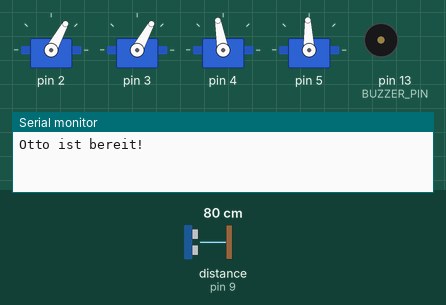
Bench run of a sketch on a simulated Arduino Uno, built with avr-gcc and run on an emulated ATmega328P. Parts: 4 × servo, buzzer (waves = sounding, pin HIGH), the last lines printed to the serial monitor. Wiring (inferred from the names in the program): ultrasonic range finder: trigger pin 8; echo pin 9. The inputs (shaded band) are chosen by the test bench; at power-on: distance to the obstacle (sensor on pin 9) 80 cm. The echo pulse lasts 58.3 µs per cm; random numbers use the default seed unless the sketch sets one; pins used as bus, display or sensor lines are not drawn.

Above: at 1.7 s.
1.8 s: distance to the obstacle (sensor on pin 9) set to 2 cm
At 5.1 s:
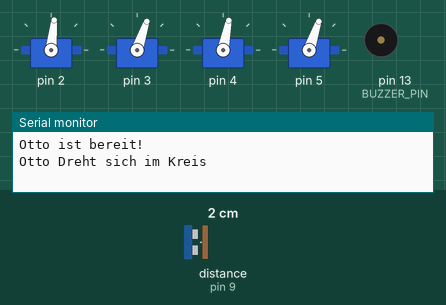
5.3 s: distance to the obstacle (sensor on pin 9) set to 35 cm
At 5.52 s:
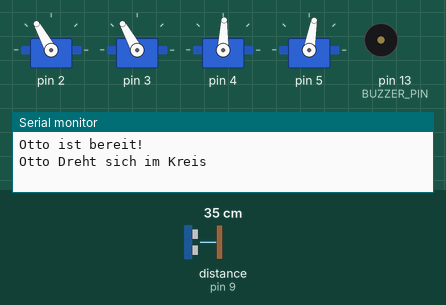
10.9 s: distance to the obstacle (sensor on pin 9) set to 250 cm
16.5 s: distance to the obstacle (sensor on pin 9) set to 4 cm
At 18.39 s:
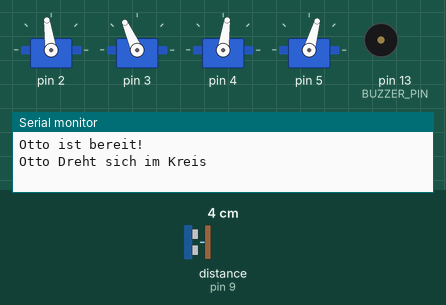
Timing chart, 0 to 36.8 s (numbered marks = the images above; inputs shaded):
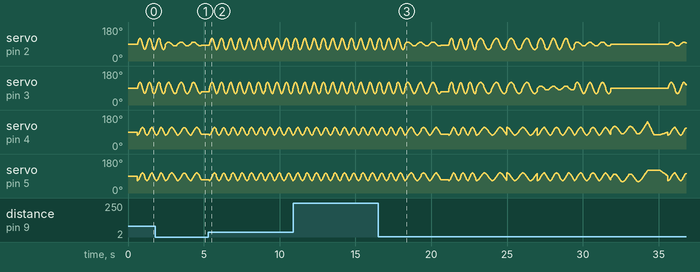

The sketch:

Finale_Version.ino
```cpp
#include <Otto.h>
#include <SoftwareSerial.h>

// Otto Initialisierung
Otto Otto;

#define LeftLeg 2
#define RightLeg 3
#define LeftFoot 4
#define RightFoot 5
#define BUZZER_PIN 13
#define DIN A3 // Data In pin
#define CS A2  // Chip Select pin
#define CLK A1 // Clock pin
#define Orientation 1

// Ultraschallsensor Pins
#define SENDEN 8
#define ECHO 9
long Entfernung = 0;

// Bluetooth Pins
#define BT_RX_PIN 10
#define BT_TX_PIN 11
SoftwareSerial BTSerial(BT_RX_PIN, BT_TX_PIN);

// Timing-Variablen
unsigned long lastWalkTime = 0;
unsigned long lastDanceTime = 0;
unsigned long lastDistanceCheck = 0;
unsigned long danceDelay = 0;  // Zufällige Tanzverzögerung
const unsigned long walkInterval = 50;
const unsigned long distanceInterval = 500;

// Zufälliger Modus
bool autoMode = true;

void setup() {
  Otto.init(LeftLeg, RightLeg, LeftFoot, RightFoot, true, BUZZER_PIN);
  Otto.initMATRIX(DIN, CS, CLK, Orientation);
  Otto.home();
  delay(50);

  pinMode(SENDEN, OUTPUT);
  pinMode(ECHO, INPUT);
  pinMode(BUZZER_PIN, OUTPUT);

  Serial.begin(9600);
  BTSerial.begin(9600);

  // Startzeit setzen
  lastWalkTime = millis();
  lastDanceTime = millis();
  danceDelay = random(10000, 20000); // 10-20 Sekunden für den nächsten Tanz

  Serial.println("Otto ist bereit!");
}

void loop() {
  unsigned long currentMillis = millis();

  // Automodus aktiv
  if (autoMode) {
    // 1. Abstand prüfen (alle 500 ms)
    if (currentMillis - lastDistanceCheck >= distanceInterval) {
      lastDistanceCheck = currentMillis;

      Entfernung = measureDistance();
      if (Entfernung < 25) {
        Otto.turn(3, 800, -1);  // Dreht sich bei Hindernis
        Serial.println("Otto Dreht sich im Kreis ");
        delay(500);
      }
    }

    // 2. Otto läuft (alle 50 ms)
    if (currentMillis - lastWalkTime >= walkInterval) {
      lastWalkTime = currentMillis;
      Otto.walk(3, 600, 1);  // Gehen
    }

    // 3. Otto tanzt zu einer zufälligen Zeit
    if (currentMillis - lastDanceTime >= danceDelay) {
      lastDanceTime = currentMillis;
      danceDelay = random(3000, 10000); // Neues zufälliges Intervall setzen
      Otto.walk(2, 1000, 1);   // Zwei Schritte vorwärts
      Otto.walk(2, 1000, -1);  // Zwei Schritte rückwärts
      Otto.turn(3, 800, 1);    // Dreht sich nach links
      Otto.turn(3, 800, -1);   // Dreht sich nach rechts

      Otto.swing(2, 1000, 20); // Zweimal seitlich schwingen
      Otto.bend(1, 500, 20);   // Einmal bücken
      Serial.println("Otto tanzt! ");
    }
  }
}

// Funktion zum Messen der Entfernung
long measureDistance() {
  digitalWrite(SENDEN, LOW);
  delay(5);
  digitalWrite(SENDEN, HIGH);
  delayMicroseconds(10);
  digitalWrite(SENDEN, LOW);

  long duration = pulseIn(ECHO, HIGH);
  return (duration / 2) * 0.03432; // Entfernung in cm
}

// Funktion zur Verarbeitung von Befehlen
void processCommand(char command) {
  if (command == 'm') { //sobald wir den command "m" eingeben wechselt otto von dem Automatischen Modus in den Manuellen modus, woraufhin er ohne befehle nicht mehr läuft. Beim erneuten betätigen von "m" wechselt otto zurück in den Automatischen Modus
    autoMode = !autoMode;
    Serial.println(autoMode ? "Automatischer Modus aktiviert." : "Manueller Modus aktiviert.");
    return;
  }

  if (autoMode) return; // Keine manuellen Befehle im Automodus
/*
Das sind die Tastaturbefehle, mit denen man per Kabelverbindung Otto Steuern kann.
 */
  switch (command) { //hier werden jetzt alle befehle die wir im Seriellen monitor eingeben können aufgelistet. Es funkionieren die Befehle W;A;S;D;T sollte eine andere taste eingegeben werden, wird er als nicht funktionierender Befehl erkannt
                      //zudem können mehrere Befehle aufgereit werden, die nach dem Bestätigen mit enter nacheinander ausgeführt werden
    case 'w':
      Otto.walk(5, 1000, 1);
      break;
    case 's':
      Otto.walk(5, 1000, -1);
      break;
    case 'a':
      Otto.turn(5, 1000, 1);
      break;
    case 'd':
      Otto.turn(5, 1000, -1);
      break;
    case 't':
      Otto.jump(1, 500);
      break;
    default:
      Serial.println("Unbekannter Befehl!");
  }
}
```
